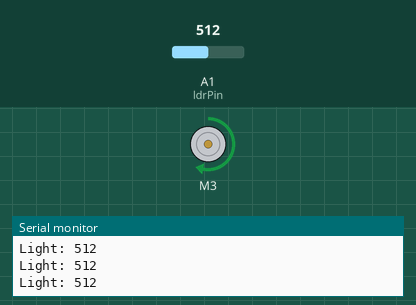
This sketch was run on a simulated Arduino Uno, built with avr-gcc and run on an emulated ATmega328P. Parts: DC motor (green arrow = forward, orange = backward, longer = faster), the last lines printed to the serial monitor. The test bench sets the inputs (shaded band); at power-on: A1 (ldrPin) = 512.

Above: at 1.2 s.
1.3 s: A1 (ldrPin) set to 482
At 2.1 s:
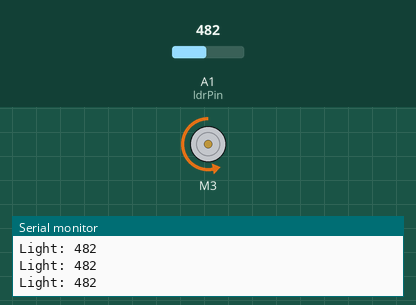
2.9 s: A1 (ldrPin) set to 510
At 3.4 s:
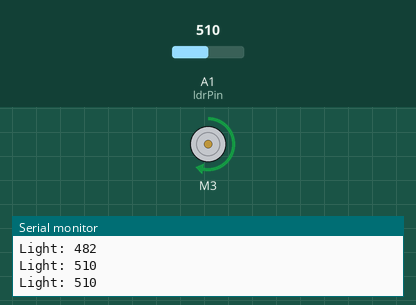
4.5 s: A1 (ldrPin) set to 490
At 5.9 s:
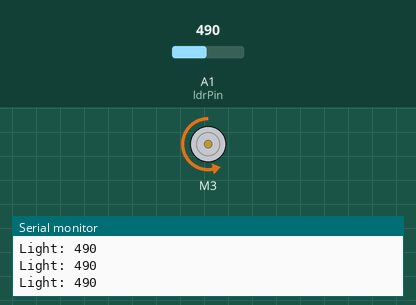
Timing chart, 0 to 7.5 s (numbered marks = the images above; inputs shaded):
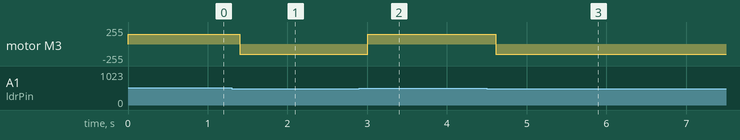

The sketch:

dc-anhsang.ino
```cpp
#include <AFMotor.h>

AF_DCMotor motor(3);

// Chân cảm biến ánh sáng (LDR)
const int ldrPin = A1;

void setup() {
  motor.setSpeed(150);
  Serial.begin(9600);
}

void loop() {
  // Đọc giá trị ánh sáng (0 - 1023)
  int lightValue = analogRead(ldrPin);

  Serial.print("Light: ");
  Serial.println(lightValue);

  // Ngưỡng (bạn có thể chỉnh lại)
  int threshold = 500;

  if (lightValue > threshold) {
    // sáng → chạy thuận
    motor.run(FORWARD);
  } else {
    // tối → chạy ngược
    motor.run(BACKWARD);
  }

  delay(200);
}
```

Measured:
- the behaviour switches between 501 and 500 on A1 (ldrPin) (found by bisection; images 0 and 1)
- after the input at 1.3 s, motor M3: forward 150/255 → backward 150/255 after 0.10 s
- after the input at 2.9 s, motor M3: backward 150/255 → forward 150/255 after 0.11 s
- after the input at 4.5 s, motor M3: forward 150/255 → backward 150/255 after 0.11 s
